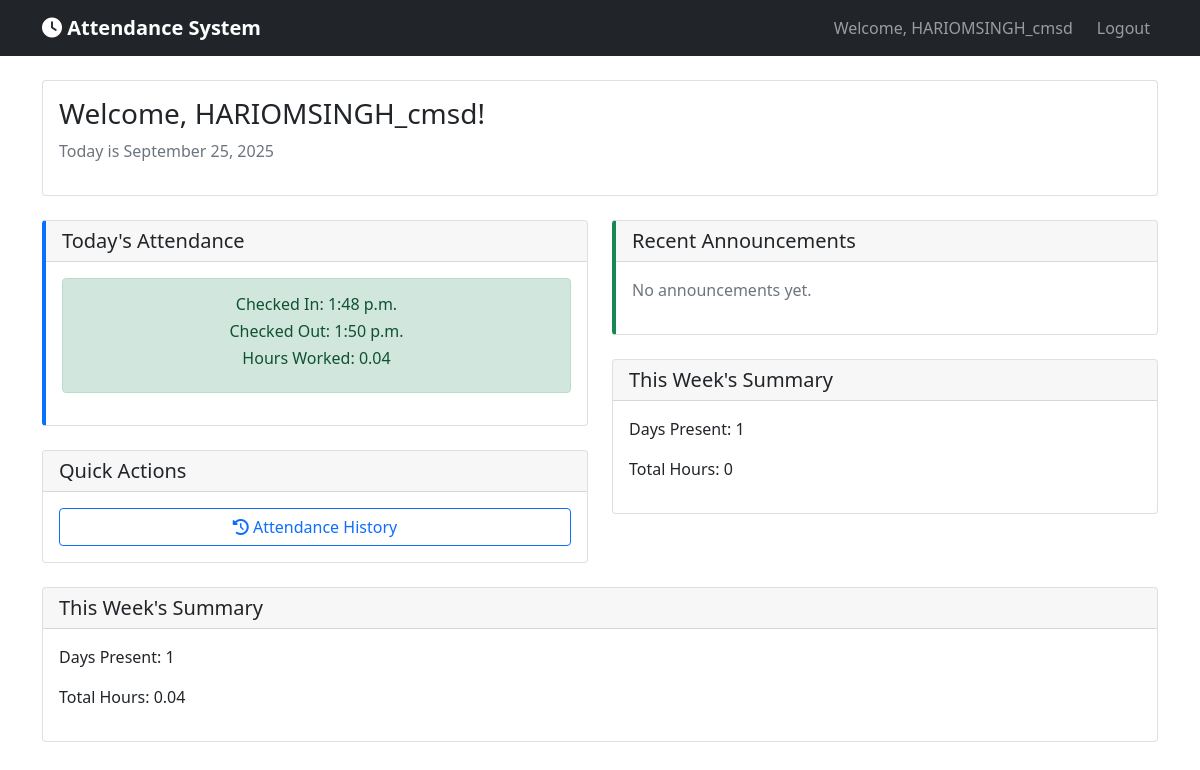
The page /dashboard/ (signed in) on the database its author committed.
### ATTENDANCE_app/models.py (models this page shows, shortened)
class Attendance(models.Model):
    user = models.ForeignKey(User, on_delete=models.CASCADE)  # THIS IS CORRECT: user NOT employee
    check_in = models.DateTimeField()
    check_out = models.DateTimeField(null=True, blank=True)
    date = models.DateField()
    hours_worked = models.DecimalField(max_digits=5, decimal_places=2, default=0.0)
    status = models.CharField(max_length=20, default='Present')
    class Meta:
        unique_together = ('user', 'date')

### ATTENDANCE_app/views.py (the view)
# urls.py: path('dashboard/', views.dashboard, name='dashboard'),
@login_required
def dashboard(request):
    today = date.today()
    try:
        today_attendance = Attendance.objects.get(user=request.user, date=today)
    except Attendance.DoesNotExist:
        today_attendance = None
    announcements = Announcement.objects.filter(is_active=True).order_by('-created_at')[:5]
    week_start = today - timedelta(days=today.weekday())
    week_attendance = Attendance.objects.filter(
        user=request.user,
        date__gte=week_start
    )
    total_hours = sum([att.hours_worked for att in week_attendance if att.hours_worked])
    context = {
        'today_attendance': today_attendance,
        'announcements': announcements,
        'week_attendance': week_attendance,
        'total_hours': total_hours,
    }
    return render(request, 'dashboard.html', context)

### ATTENDANCE_app/templates/dashboard.html (shortened to what this page needs)
{% extends 'base.html' %}
{% block content %}
<div class="row">
    <div class="col-12">
        <div class="card mb-4">
            <div class="card-body">
                <h3>Welcome, {{ user.get_full_name|default:user.username }}!</h3>
                <p class="text-muted">Today is {% now "F j, Y" %}</p>
            </div>
        </div>
    </div>
</div>
<div class="row">
    <div class="col-md-6">
        <div class="card attendance-card mb-4">
            <div class="card-header">
                <h5 class="mb-0">Today's Attendance</h5>
            </div>
            <div class="card-body text-center">
                {% if today_attendance %}
                    <div class="alert alert-success">
                        <h6>Checked In: {{ today_attendance.check_in|time }}</h6>
                        {% if today_attendance.check_out %}
                            <h6>Checked Out: {{ today_attendance.check_out|time }}</h6>
                            <h6>Hours Worked: {{ today_attendance.hours_worked }}</h6>
                        {% else %}
                            <p>You are currently checked in</p>
                            <a href="{% url 'check_out' %}" class="btn btn-warning">
                                <i class="fas fa-sign-out-alt"></i> Check Out
                            </a>
                        {% endif %}
                    </div>
                {% endif %}
            </div>
        </div>
        <div class="card mb-4">
            <div class="card-header">
                <h5 class="mb-0">Quick Actions</h5>
            </div>
            <div class="card-body">
                <div class="d-grid gap-2">
                    <a href="{% url 'attendance_history' %}" class="btn btn-outline-primary">
                        <i class="fas fa-history"></i> Attendance History
                    </a>
                </div>
            </div>
        </div>
    </div>
    <div class="col-md-6">
        <div class="card announcement-card mb-4">
            <div class="card-header">
                <h5 class="mb-0">Recent Announcements</h5>
            </div>
            <div class="card-body">
                {% if announcements %}
                    {% for announcement in announcements %}
                        <div class="border-bottom pb-2 mb-2">
                            <h6>{{ announcement.title }}</h6>
                            <p class="small text-muted">{{ announcement.content|truncatewords:20 }}</p>
                            <small class="text-muted">
                                Posted by {{ announcement.created_by.get_full_name }} on
                                {{ announcement.created_at|date }}
                            </small>
                        </div>
                    {% endfor %}
                {% else %}
                    <p class="text-muted">No announcements yet.</p>
                {% endif %}
            </div>
        </div>
        <div class="card mb-4">
            <div class="card-header">
                <h5 class="mb-0">This Week's Summary</h5>
            </div>
            <div class="card-body">
                <p>Days Present: {{ week_attendance.count }}</p>
                <p>Total Hours: {{ week_attendance.aggregate.sum.hours_worked|default:0 }}</p>
            </div>
        </div>
    </div>
</div>
<div class="card mb-4">
    <div class="card-header">
        <h5 class="mb-0">This Week's Summary</h5>
    </div>
    <div class="card-body">
        <p>Days Present: {{ week_attendance.count }}</p>
        <p>Total Hours: {{ total_hours }}</p>
    </div>
</div>
{% endblock %}

### ATTENDANCE_app/templates/base.html (shortened to what this page needs)
<!DOCTYPE html>
<html lang="en">
<head>
    <link href="https://cdn.jsdelivr.net/npm/bootstrap@5.1.3/dist/css/bootstrap.min.css" rel="stylesheet">
    <link href="https://cdnjs.cloudflare.com/ajax/libs/font-awesome/6.0.0/css/all.min.css" rel="stylesheet">
</head>
<body>
    <nav class="navbar navbar-expand-lg navbar-dark bg-dark">
        <div class="container">
            <a class="navbar-brand" href="{% url 'dashboard' %}">
                <i class="fas fa-clock"></i> Attendance System
            </a>
            {% if user.is_authenticated %}
            <div class="navbar-nav ms-auto">
                <span class="navbar-text me-3">
                    Welcome, {{ user.get_full_name|default:user.username }}
                </span>
                <a class="nav-link" href="{% url 'logout' %}">Logout</a>
            </div>
            {% endif %}
        </div>
    </nav>
    <div class="container mt-4">
        {% block content %}
        {% endblock %}
    </div>
</body>
</html>

### ATTENDANCE_app/templates/base.html (style rules this page uses)
.navbar-brand { font-weight: bold; }
.attendance-card { border-left: 4px solid #0d6efd; }
.announcement-card { border-left: 4px solid #198754; }

### rows shown on the page
Attendance: check_in "1:48 p.m.", check_out "1:50 p.m.", hours_worked "0.04"

### other values the page prints
{{ user.get_full_name|default:user.username }} "HARIOMSINGH_cmsd"
{{ week_attendance.count }} "1"
{{ week_attendance.aggregate.sum.hours_worked|default:0 }} "0"
{{ total_hours }} "0.04"
